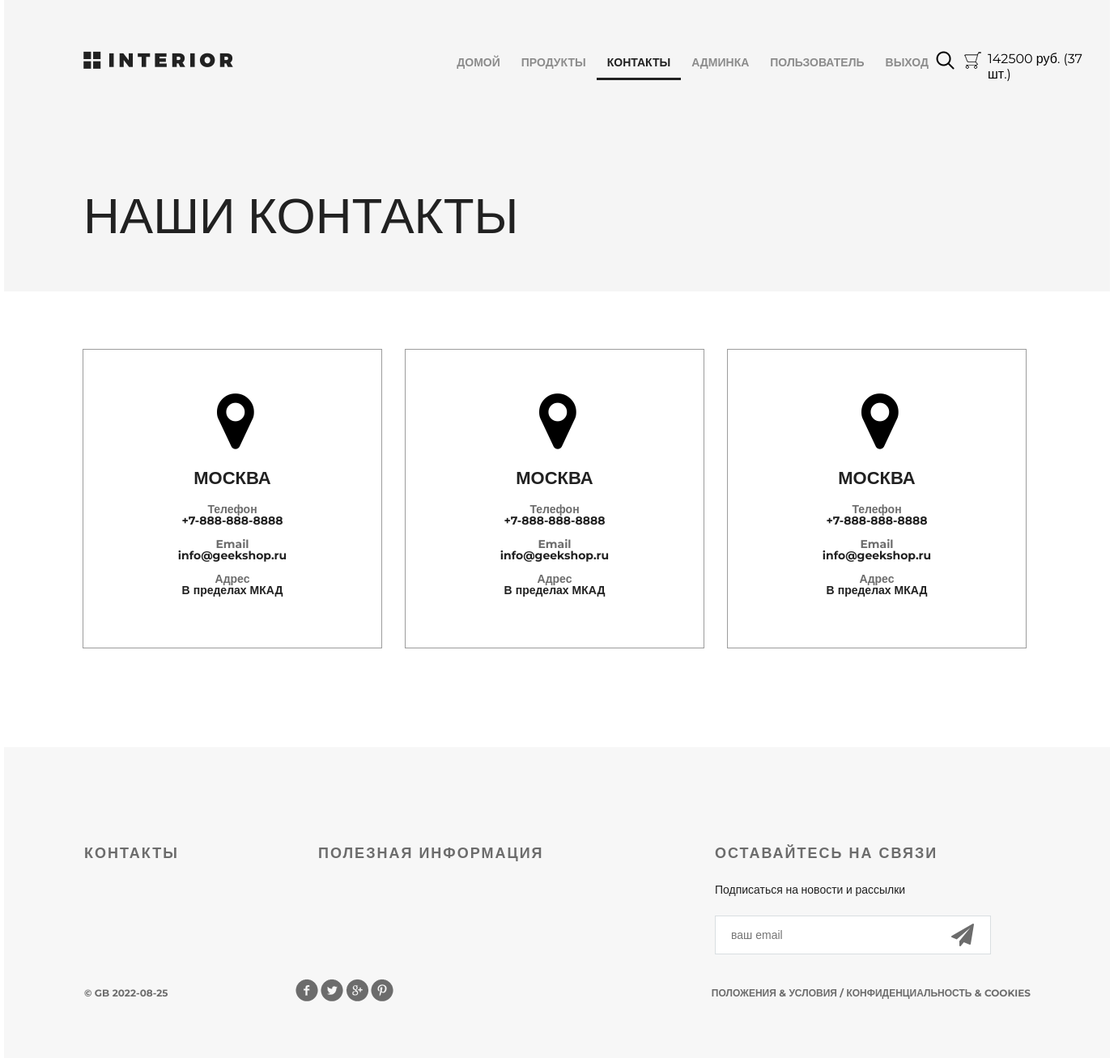
/contact/ (signed in), run on the app's committed database.
### authapp/models.py (models this page shows, shortened)
class ShopUser(AbstractUser):
    avatar = models.ImageField(upload_to='users', blank=True, verbose_name='Аватарка')
    age = models.PositiveSmallIntegerField(verbose_name='Возраст', blank=True, null=True)
    activation_key = models.CharField(max_length=128, blank=True)
    activation_key_expires = models.DateTimeField(
        default=get_activation_key_expiration_date
    )

### basketapp/models.py (models this page shows, shortened)
class Basket(models.Model):
    product = models.ForeignKey(Product, on_delete=models.CASCADE, verbose_name='Товар')
    user = models.ForeignKey(settings.AUTH_USER_MODEL, on_delete=models.CASCADE, verbose_name='Пользователь')
    quantity = models.PositiveSmallIntegerField(default=0, verbose_name='Количество')
    created_at = models.DateTimeField(auto_now_add=True, verbose_name='Добавлен')
    class Meta:
        verbose_name = 'корзина'
        verbose_name_plural = 'корзины'
        ordering = ('created_at',)
    @property
    def product_cost(self):
        return self.product.price * self.quantity
    @property
    def total_quantity(self):
        _items = Basket.objects.filter(user=self.user)
        return sum(list(map(lambda x: x.quantity, _items)))
    @property
    def total_cost(self):
        _items = Basket.objects.filter(user=self.user)
        return sum(list(map(lambda x: x.product_cost, _items)))

### mainapp/models.py (models this page shows, shortened)
class Product(models.Model):
    category = models.ForeignKey(Category, on_delete=models.CASCADE, verbose_name='Категория')
    name = models.CharField(max_length=128, verbose_name='Название', unique=True)
    image = models.ImageField(upload_to='product', blank=True, null=True, verbose_name='Изображение')
    short_desk = models.CharField(max_length=128, verbose_name='Краткое описание')
    description = models.TextField(verbose_name='Описание')
    price = models.DecimalField(max_digits=8, decimal_places=2, verbose_name='Цена')
    quantity = models.PositiveSmallIntegerField(default=0, verbose_name='Количество')
    is_active = models.BooleanField(default=True, verbose_name='Активен')
    class Meta:
        verbose_name = 'продукт'
        verbose_name_plural = 'продукты'

### mainapp/views.py (the view)
# urls.py: path('contact/', views.contact, name='contact'),
def contact(request):
    return render(request, 'mainapp/contact.html')

### mainapp/context_processors.py (called while the page is built)
def basket(request):
    print('context processor')
    basket = []
    if request.user.is_authenticated:
        basket = Basket.objects.filter(user=request.user)
    return {
        'basket': basket,
    }

### mainapp/templates/mainapp/contact.html
{% extends 'mainapp/base.html' %}
{% load static %}
{% block menu %}
	<div class="hero">
		<div class="header clearfix">
			{% include 'mainapp/includes/inc_main_menu.html' %}
		</div>
		<h1>наши контакты</h1>
	</div>
{% endblock %}
{% block content %}
	<div class="location">
		<div class="location-1">
			<i class="fa fa-map-marker fa-5x"></i>
			<h4>Москва</h4>
			<div class="contacts">
				<h5>Телефон</h5>
				<p>+7-888-888-8888</p>
			</div>
			<div class="contacts">
				<h5>Email</h5>
				<p>info@geekshop.ru</p>
			</div>
			<div class="contacts">
				<h5>Адрес</h5>
				<p>В пределах МКАД</p>
			</div>
		</div>
		<div class="location-1">
			<i class="fa fa-map-marker fa-5x"></i>
			<h4>Москва</h4>
			<div class="contacts">
				<h5>Телефон</h5>
				<p>+7-888-888-8888</p>
			</div>
			<div class="contacts">
				<h5>Email</h5>
				<p>info@geekshop.ru</p>
			</div>
			<div class="contacts">
				<h5>Адрес</h5>
				<p>В пределах МКАД</p>
			</div>
		</div>
		<div class="location-1">
			<i class="fa fa-map-marker fa-5x"></i>
			<h4>Москва</h4>
			<div class="contacts">
				<h5>Телефон</h5>
				<p>+7-888-888-8888</p>
			</div>
			<div class="contacts">
				<h5>Email</h5>
				<p>info@geekshop.ru</p>
			</div>
			<div class="contacts">
				<h5>Адрес</h5>
				<p>В пределах МКАД</p>
			</div>
		</div>
	</div>
{% endblock %}

### mainapp/templates/mainapp/includes/inc_main_menu.html (shortened to what this page needs)
<a href="{% url 'index' %}" class="logo"></a>
<ul class="menu">
    <li><a href="{% url 'index' %}" >домой</a></li>
    <li><a href="{% url 'products:products_hot_product' %}">продукты</a></li>
    <li><a href="{% url 'contact' %}"{% if request.resolver_match.url_name == 'contact' %}
        class="active"{% endif %}>контакты</a></li>
    {% if user.is_authenticated %}
        {% if user.is_superuser %}
            <li>
                <a href="{% url 'adminapp:user_read' %}">Админка</a>
            </li>
        {% endif %}
        <li>
            <a href="{% url 'authapp:edit' %}">{{ user.first_name|default:'Пользователь' }}</a>
        </li>
        <li>
            <a href="{% url 'authapp:logout' %}">выход</a>
        </li>
    {% else %}
        <li>
            <a href="{% url 'authapp:login' %}">вход</a>
        </li>
    {% endif %}
</ul>
<a href="#" class="search"></a>
<a href="{% url 'basket:list' %}" class="basket">
    <span style="display: block; margin-left: 30px; color: black;">
        {% if basket %}
            {{ basket.0.total_cost|floatformat:0 }} руб.
            ({{ basket.0.total_quantity }} шт.)
        {% endif %}
    </span>
</a>

### static/css/style.css (style rules this page uses)
* { margin: 0; padding: 0; }
body { font-family: 'Montserrat', sans-serif; }
html, body { height: 100%; }
.logo { background-image: url(/static/img/logo.png); margin-top: 63px; width: 185px; height: 22px; float: left; }
.menu { list-style-type: none; margin-top: 67px; float: right; }
.menu li { float: left; }
.menu a { color: #8c8c8c; font-size: 14px; font-weight: 700; text-align: right; text-transform: uppercase; text-decoration: none; padding: 10px 13px; }
.menu .active { color: #212121; font-weight: 700; border-bottom: 3px solid #212121; }
.search { display: block; width: 23px; height: 23px; background-image: url(/static/img/search.png); position: absolute; top: 63px; left: 1151px; }
.basket { display: block; width: 23px; height: 23px; background-image: url(/static/img/basket.png); position: absolute; top: 63px; left: 1185px; text-decoration: none; color: #555; }
.basket span { display: block; margin-left: 30px; width: 150px; }
.clearfix:after { content: ""; display: block; clear: both; }
.hero { background-color: #f5f5f5; height: 360px; padding-left: 98px; padding-right: 211px; position: relative; }
.hero h1 { color: #212121; font-size: 62px; font-weight: 100; text-align: left; margin-top: 142px; text-transform: uppercase; }
.location { padding: 0px 97px; }
.location-1 { height: 368px; width: 368px; border: 1px solid #9c9c9c; margin: 71px 28px 122px 0px; float: left; }
.location-1:last-child { margin: 71px 0px 122px 0px; }
.location i { display: block; margin: 48px auto 0px; width: 38px; }
.location h4 { margin: 23px auto 23px; text-transform: uppercase; text-align: center; color: #212121; font-size: 22px; font-weight: 700; line-height: 16px; }
.contacts { text-align: center; margin-bottom: 15px; line-height: 14px; color: #212121; font-size: 14px; font-weight: 700; }
.contacts h5 { color: #6c6c6c; font-size: 14px; font-weight: 700; }

### data on the page
ShopUser: first_name "ПОЛЬЗОВАТЕЛЬ"
Basket: user+product+quantity "142500", user+quantity "37"
